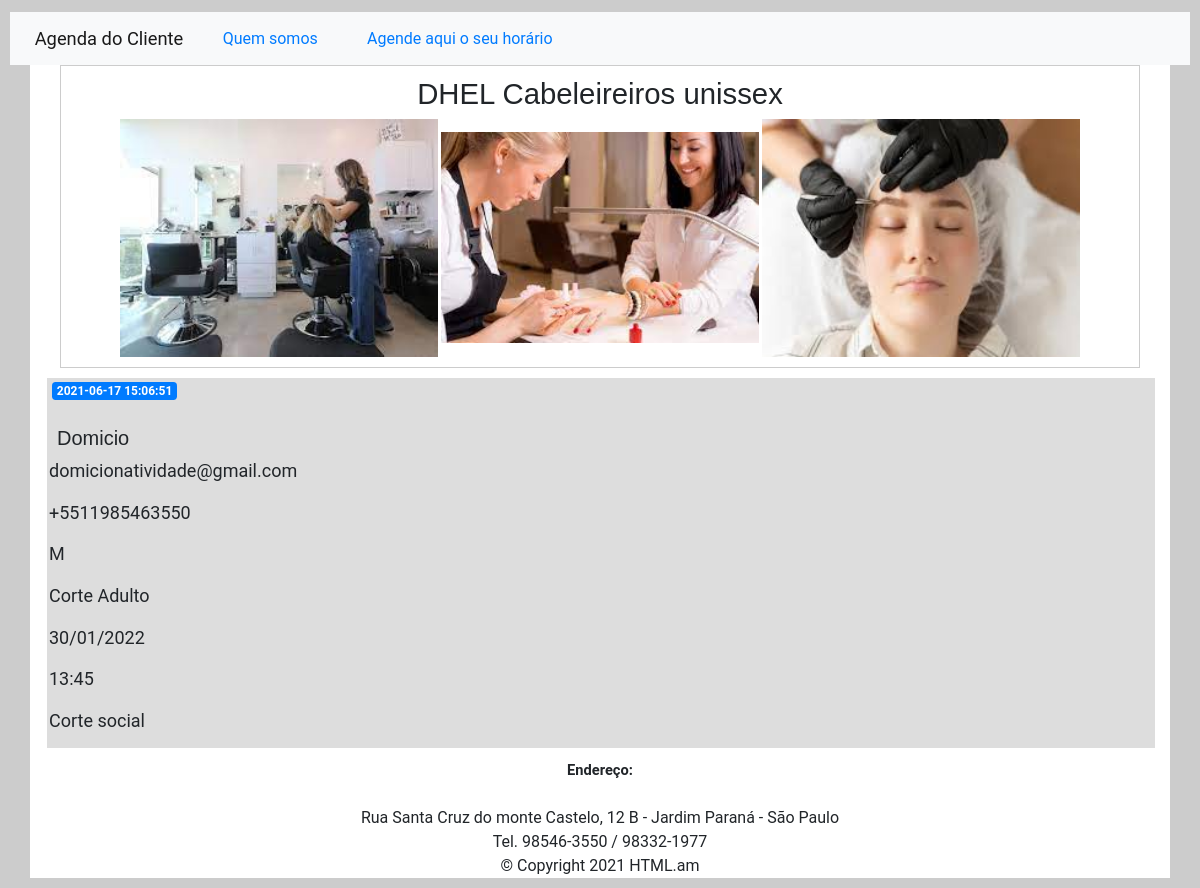
The page /1 on the database its author committed.
### app.py (models this page shows)
class Posts(db.Model):
   id = db.Column(db.Integer, primary_key=True)
   created = db.Column(db.DateTime, default=datetime.datetime.utcnow)
   title = db.Column(db.String(80), nullable=False)
   email = db.Column(db.String(80), nullable=False)
   telefone = db.Column(db.String(80), nullable=False)
   sexo = db.Column(db.String(10), nullable=False)
   servico = db.Column(db.String(20), nullable=False)
   data = db.Column(db.String(20), nullable=False)
   horario = db.Column(db.String(20), nullable=False)
   content = db.Column(db.String(200), nullable=False)

### app.py (the view)
@app.route('/<int:post_id>')
def post(post_id):
    post = get_post(post_id)
    return render_template('post.html', post=post)

### app.py (called while the page is built)
def get_post(post_id):
   post = Posts.query.filter_by(id=post_id).first()
   if post is None:
      abort(404)
   return post

### templates/post.html (shortened to what this page needs)
{% extends 'base.html' %}
{% block content %}
<link rel="stylesheet" href="https://stackpath.bootstrapcdn.com/bootstrap/4.3.1/css/bootstrap.min.css">
<head>
</head>
<body>
 <link rel="stylesheet" href="static/css/estilo.css">
    <div class="container">
         <figure>
               <figcaption>
                        <h1>DHEL Cabeleireiros unissex</h1>
                    </figcaption>
         <img id="baixados" src="../static/imagens/baixados.jpg">
         <img id="unha" src="../static/imagens/unha.jpg">
         <img id="sobc" src="../static/imagens/sobc.jpg">
        </figure>
    </div>
        <form method="post">
         <span class="badge badge-primary">{{ post['created'] }}</span>
            <br><br>
        <h2>{% block title %} {{ post['title'] }} {% endblock %}</h2>
        <p>{% block email %} {{ post['email'] }} {% endblock %}</p>
        <p>{% block telefone %} {{ post['telefone'] }} {% endblock %}</p>
         <p>{% block sexo %} {{ post['sexo'] }} {% endblock %}</p>
        <p>{% block servico %} {{ post['servico'] }} {% endblock %}</p>
         <p>{% block data %} {{ post['data'] }} {% endblock %}</p>
        <p>{% block horario %} {{ post['horario'] }} {% endblock %}</p>
        <p>{{ post['content'] }}</p>
        </form>
<footer>
            <strong>Endereço:</strong><br><br>Rua Santa Cruz do monte Castelo, 12 B - Jardim Paraná - São Paulo<br>Tel.
            98546-3550 / 98332-1977<br>
     &copy; Copyright 2021 HTML.am
 </footer>
</body>
{% endblock %}

### static/css/estilo.css (style rules this page uses)
* { margin: 0px; padding: 0px; font-family: 'Roboto', sans-serif; font-size: 11pt; }
body { background-color: #ccc; width: 100%; height: auto; margin: auto; margin-top: 2px; padding: 10px; }
div { background-color: #fff; margin-top: 10px; width: 100%; height: auto; font-size: 15pt; margin-left: 2px; }
footer { margin-top: 10px; background-color: #fff; width: 100%; float: left; height: 120px; text-align: center; clear: both; font-size: 12pt; justify-content: space-between; }
.container { background-color: #fff; width: 2000; height: auto; margin: auto; display: flex; justify-content: space-between; flex-wrap: wrap; }
figure { width: 100%; height: auto; text-align: center; border: 1px solid #ccc; padding: 10px; margin-bottom: 10px; }
img { width: 30%; height: auto; }
form { background-color: #ddd; width: 100%; height: auto; font-family: Arial; font-size: 12pt; margin-left: 2px; margin-right: auto; }
h1 { font-family: Arial; font-size: 22pt; text-align: center; }
h2 { background-color: #ddd; font-family: Arial; font-size: 15pt; margin-left: 10px; margin-right: auto; }
span { margin-left: 5px; font-size: 10pt; }
p { margin-left: 2px; font-size: 18px; }

### rows shown on the page
Posts: created "2021-06-17 15:06:51", title "Domicio", email "domicionatividade@gmail.com", telefone "+5511985463550", sexo "M", servico "Corte Adulto", data "30/01/2022", horario "13:45", content "Corte social"
